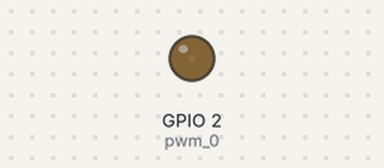
A program run on a simulated ESP32 board running MicroPython. Parts: output pins drawn as LEDs (lit = HIGH).

Above: at 0.05 s.
At 0.95 s:
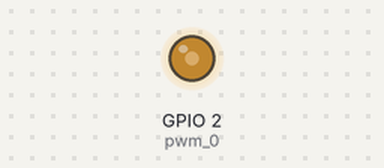
At 1.85 s:
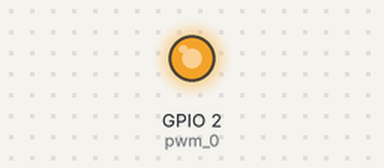
At 3.65 s:
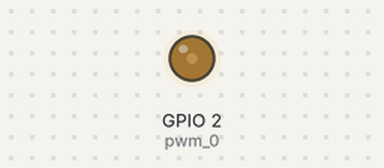
Timing chart, 0 to 5.3 s (numbered marks = the images above):
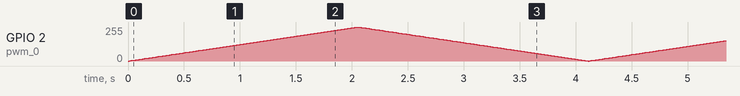

The program:

led_fading_PWM.py
```python
from machine import Pin, PWM
from time import sleep_ms

pwm_0 = PWM(Pin(2))  #all pin supported PWM

while True:
    for duty_cycle in range(0, 1023, 5):
        pwm_0.duty(duty_cycle)
        sleep_ms(10)

    for duty_cycle in range(1023, 0, -5):
        pwm_0.duty(duty_cycle)
        sleep_ms(10)
```
